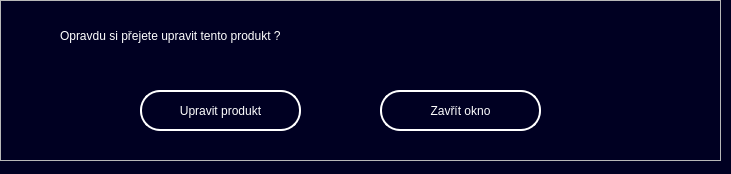
<?xml version="1.0" encoding="UTF-8"?>
<ui version="4.0">
 <class>Edit_really</class>
 <widget class="QWidget" name="Edit_really">
  <property name="geometry">
   <rect>
    <x>0</x>
    <y>0</y>
    <width>731</width>
    <height>174</height>
   </rect>
  </property>
  <property name="windowTitle">
   <string>Nákupní Lístek JV</string>
  </property>
  <property name="styleSheet">
   <string notr="true">QWidget#Edit_really {
background-color: rgb(0, 0, 34);
}

QLabel#Instructions {
color: rgb(255, 255, 255);
font: 24pt &quot;FreeSans&quot;;
}

QPushButton#Button_Edit{
color: rgb(255, 255, 255);
border-color: rgb(255, 255, 255);
border: 2px solid rgb(255, 255, 255);
border-radius: 20px;
font: 12pt &quot;FreeSans&quot;;
}

QPushButton#Button_Back{
color: rgb(255, 255, 255);
border-color: rgb(255, 255, 255);
border: 2px solid rgb(255, 255, 255);
border-radius: 20px;
font: 12pt &quot;FreeSans&quot;;
}

QPushButton:hover#Button_Edit{
border: 3px solid rgb(255, 255, 255);
background-color: rgb(0, 0, 53);
}

QPushButton:hover#Button_Back{
border: 3px solid rgb(255, 255, 255);
background-color: rgb(0, 0, 53);
}</string>
  </property>
  <widget class="QFrame" name="frame">
   <property name="geometry">
    <rect>
     <x>0</x>
     <y>0</y>
     <width>721</width>
     <height>161</height>
    </rect>
   </property>
   <property name="frameShape">
    <enum>QFrame::StyledPanel</enum>
   </property>
   <property name="frameShadow">
    <enum>QFrame::Raised</enum>
   </property>
   <widget class="QLabel" name="Instructions">
    <property name="geometry">
     <rect>
      <x>60</x>
      <y>20</y>
      <width>611</width>
      <height>31</height>
     </rect>
    </property>
    <property name="text">
     <string>Opravdu si přejete upravit tento produkt ?</string>
    </property>
   </widget>
   <widget class="QPushButton" name="Button_Edit">
    <property name="geometry">
     <rect>
      <x>140</x>
      <y>90</y>
      <width>161</width>
      <height>41</height>
     </rect>
    </property>
    <property name="text">
     <string>Upravit produkt</string>
    </property>
   </widget>
   <widget class="QPushButton" name="Button_Back">
    <property name="geometry">
     <rect>
      <x>380</x>
      <y>90</y>
      <width>161</width>
      <height>41</height>
     </rect>
    </property>
    <property name="text">
     <string>Zavřít okno</string>
    </property>
   </widget>
  </widget>
 </widget>
 <resources/>
 <connections/>
</ui>
